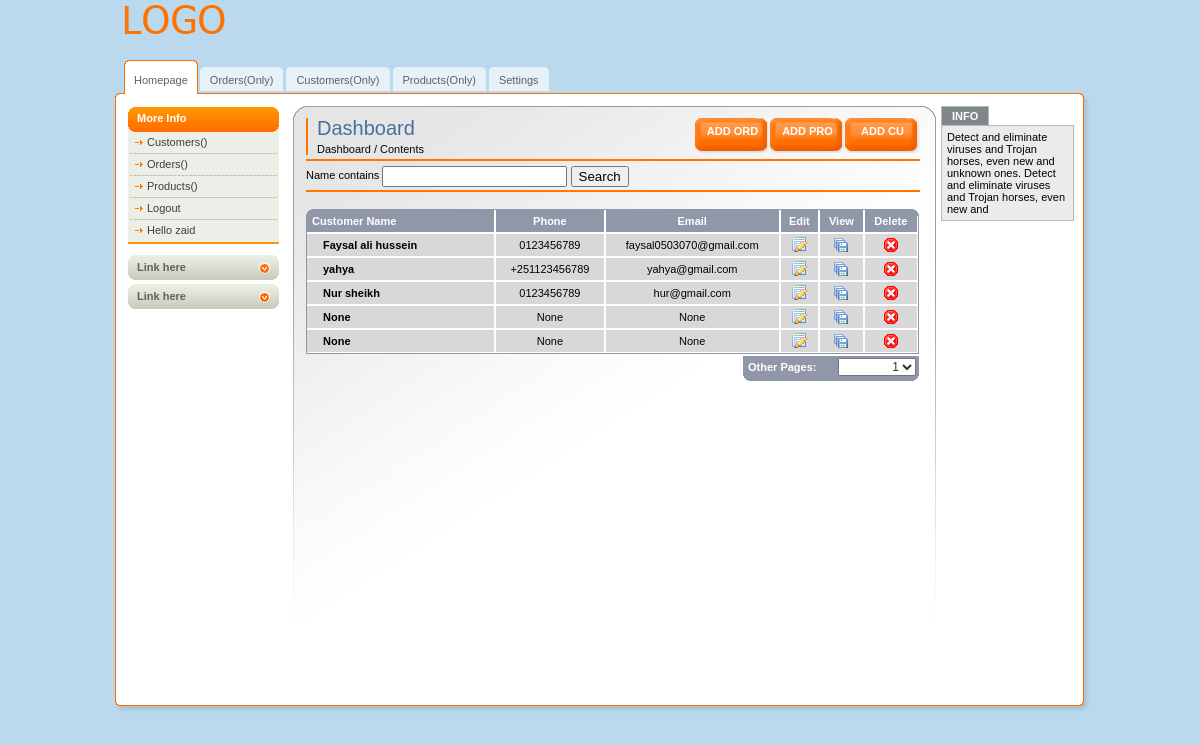
The app's page / (signed in) with its own data.
### core/models.py (models this page shows, shortened)
class Customer(models.Model):
    user = models.OneToOneField(User,on_delete=models.SET_NULL,blank=True,null=True)
    name = models.CharField(max_length=100,null=True,blank=True)
    slug = models.SlugField(blank=True,null=True,unique=True)
    phone = models.CharField(max_length=100,null=True,blank=True)
    profile_pic = models.ImageField(max_length=200,null=True)
    email = models.CharField(max_length=100,null=True,blank=True)
    date_created = models.DateTimeField(auto_now_add=True)
    my_bio = QuillField()

### core/restricters.py (the view)
    def checking_func(request,*args, **kwargs):
        group = None
        if request.user.groups.exists():
            group = request.user.groups.all()[0].name
        if group =='customer':
            return redirect('user_page')
        elif group == 'admin':
            return view_func(request,*args, **kwargs)
        else:
            return redirect('login')

### core/restricters.py (called while the page is built)
def admin_only(view_func):
    def checking_func(request,*args, **kwargs):
        group = None
        if request.user.groups.exists():
            group = request.user.groups.all()[0].name
        if group =='customer':
            return redirect('user_page')
        elif group == 'admin':
            return view_func(request,*args, **kwargs)
        else:
            return redirect('login')
    return checking_func

### core/views.py (called while the page is built)
@admin_only
def dashboard(request):
    customer = Customer.objects.all()
    customer_filtered = CustomerFilter(request.GET,queryset=customer)
    customer = customer_filtered.qs
    context={
        'customers':customer,
        'title':'Dashboard',
        'filter':customer_filtered,
    }
    return render(request,'dashboard.html',context)

### core/templates/dashboard.html
{% extends 'base.html' %}
{% block content %}
{% load static %}
  <div id="middle">
   {% include 'side.html' %}
    <div id="center-column">
      <div class="top-bar"> <a href="#" class=" btn-sm button">Add Cu </a>
      <a href="#" class="button">Add Pro </a>
      <a href="{% url 'add_order'%}" class="button">Add Ord </a>
        <h1>{{title}}</h1>
        <div class="breadcrumbs"><a href="#">{{title}}</a> / <a href="#">Contents</a></div>
      </div>
      <br />
      <form method='GET'>{% csrf_token %}
      <div class="select-bar">
        <label>
       {{filter.form.name.label}}
       {{filter.form.name}}
        </label>
        <label>
        <input type="submit" name="Submit" value="Search" />
        </label>
      </div>
       </form>
      <div class="table"> <img src="img/bg-th-left.gif" width="8" height="7" alt="" class="left" /> <img src="img/bg-th-right.gif" width="7" height="7" alt="" class="right" />
        <table class="listing" cellpadding="0" cellspacing="0">
          <tr>
            <th class="first" width="177">Customer Name</th>
            <th>Phone</th>
            <th>Email</th>
            <th>Edit</th>
            <th>View</th>
            <th>Delete</th>
          </tr>
          {% for customer in customers %}
          <tr>
            <td class="first style2">{{customer.name}} </td>
            <td>{{customer.phone}}</td>
            <td>{{customer.email}}</td>
             <td><img src=" {% static 'img/edit-icon.gif' %}" width="16" height="16" alt="save" /></td>
            <td><a href="{% url 'customer_detail' customer.slug %}"><img src=" {% static 'img/save-icon.gif' %}" width="16" height="16" alt="save" /></a></td>
            <td><img src=" {% static 'img/hr.gif' %}" width="16" height="16" alt="" /></td>
          </tr>
          {% endfor %}
        </table>
        <div class="select"> <strong>Other Pages: </strong>
          <select>
            <option>1</option>
          </select>
        </div>
      </div>
    </div>
            {% endblock content %}

### core/templates/side.html
 <div id="left-column">
      <h3>More Info</h3>
      <ul class="nav">
        <li><a href="#">Customers({{customer_count}})</a></li>
        <li><a href="#">Orders({{order_count}})</a></li>
        <li><a href="#">Products({{product_count}})</a></li>
        {% if request.user.is_authenticated %}
        <li><a href="{% url 'logout' %}">Logout</a></li>
         <li class="last"><a href="#">Hello {{request.user.username}}</a></li>
        {% else %}
        <li><a href="{% url 'login'%}">Login</a></li>
        <li><a href="{% url 'register'%}">Register</a></li>
        {% endif %}
      </ul>
      <a href="#" class="link">Link here</a> <a href="#" class="link">Link here</a>
      </div>

### core/static/css/all.css (style rules this page uses)
body { margin:0; padding:0; background:#BBD9EE; color:#000; font-family:tahoma,arial,sans-serif; font-size:11px; }
form { margin:0; padding:0 }
img { border:none; }
a { color:#060606;text-decoration: none }
input { vertical-align:middle }
input.text, select, textarea { font-family:arial,sans-serif; color:#333; font-size:12px; vertical-align:middle; }
#middle { float:left; width:967px; background:url(../img/bg-middle.gif) repeat-y left; padding:0 13px 0 12px; }
#left-column { float:left; padding:1px 14px 0 12px; width:151px; }
#center-column { float:left; width:614px; background:url(../img/bg-center-column.jpg) no-repeat left top; min-height:584px; padding:12px 16px 0 13px; }
#left-column a { color:#3E3E3E; }
#left-column h3 { font-size:11px; margin:0; color:#fff; background:url(../img/bg-left-header.gif) no-repeat left top; height:25px; line-height:23px; padding:0 0 0 9px; }
ul.nav { margin:0 0 11px 0; border-bottom:2px solid #FF9600; background:#ECEFE7; list-style:none; padding:0 2px; }
ul.nav li { padding:4px 4px 6px 5px; background:url(../img/bg-dotted.gif) repeat-x bottom; }
ul.nav a { padding:0 0 0 12px; background:url(../img/arrow.gif) no-repeat 0 4px; }
ul.nav li.last { background:none; }
#left-column .link { display:block; width:142px; height:25px; background:url(../img/bg-left-link.gif); margin:0 0 4px 0; font-weight:bold; padding:0 0 0 9px; line-height:25px; color:#60635A; }
.top-bar { float:left; width:603px; border-left:2px solid #f70; padding:0 0 0 9px; margin:0 0 4px 0; }
.top-bar h1 { font:20px/21px verdana,sans-serif; color:#43729F; margin:0 0 4px 0; }
.top-bar a.button { float:right; display:block; width:75px; height:35px; text-align:center; color:#fff; text-transform:uppercase; font-weight:bold; line-height:27px; background:url(../img/bg-orange-button.gif) no-repeat; }
.select-bar { clear:both; border-top:2px solid #f70; border-bottom:2px solid #f70; padding:5px 0 3px 0; margin:0 0 17px 0; }
div.table { float:left; position:relative; width:614px; margin:0 0 37px 0; }
table.listing { border-bottom:1px solid #9097A9; width:613px; padding:0; margin:0; border:1px solid #9097A9; }
table.listing th { border-top:0 !important; }
div.table img.left { position:absolute; top:0; left:0; }
div.table img.right { position:absolute; top:0; right:1px; }
table.listing td, table.listing th { border:1px solid #fff; text-align:center; }
table.listing th { background:#9097A9; color:#fff; padding:5px; }
table.listing td { background:#D8D8D8; color:#000; padding:3px 5px; }
table.listing .first { border-left:0px solid #9097A9;text-align:left; }
table.listing th.first { background:#9097A9 url(../img/bg-th-left.gif) no-repeat left top;border-left:0; }
table.listing .style2 { font-weight:bold;padding-left:16px; }
div.table .select { float:right; margin:2px 1px 0 0; width:176px; height:25px; background:#9097A9 url(../img/bg-select.gif); color:#fff; }
div.table .select strong { float:left; padding:5px 0 0 5px; }
div.table .select select { float:right; width:78px; margin:2px 3px 0 0; text-align:right; }

### records on screen
Customer: name "Faysal ali hussein", phone "0123456789", email "faysal0503070@gmail.com"
Customer: name "yahya", phone "+251123456789", email "yahya@gmail.com"
Customer: name "Nur sheikh", phone "0123456789", email "hur@gmail.com"
Customer: name "None", phone "None", email "None"
Customer: name "None", phone "None", email "None"

### other values on screen
{{ request.user.username }} "zaid"
{{ title }} "Dashboard"
{{ filter.form.name.label }} "Name contains"
